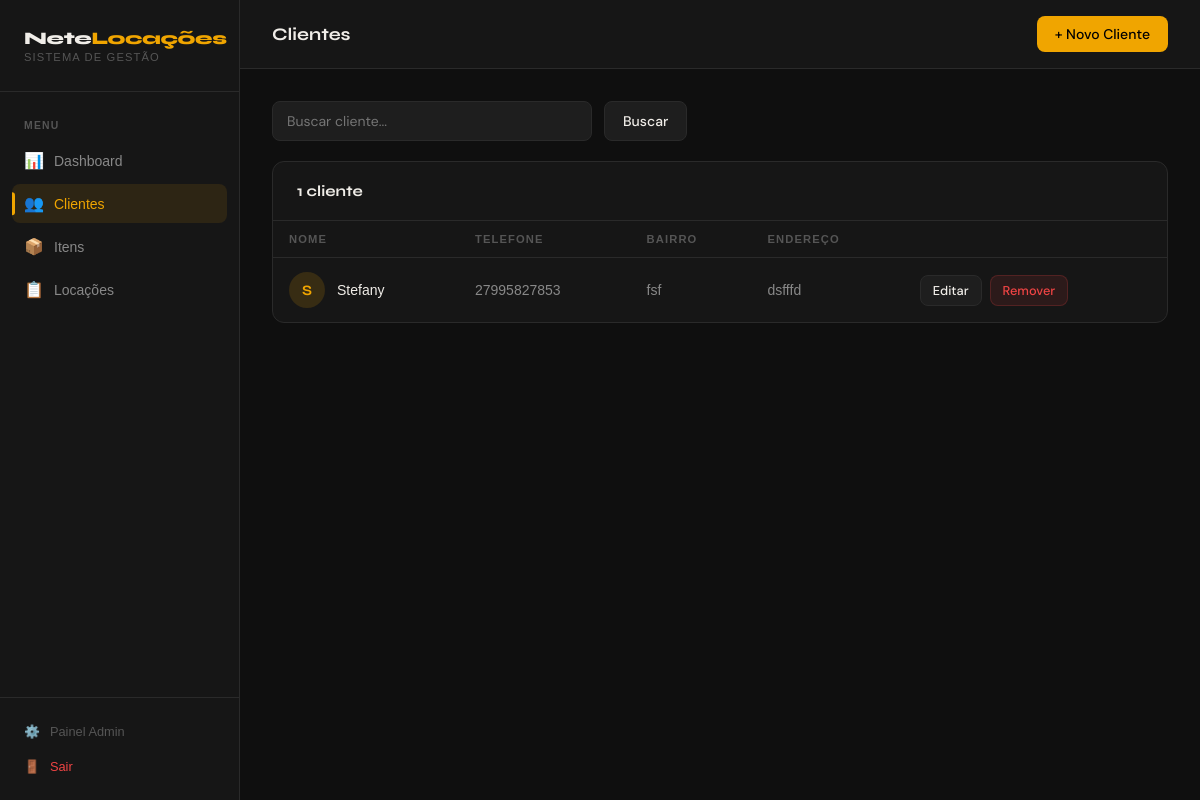
The page /clientes/ (signed in) on the database as committed earlier.
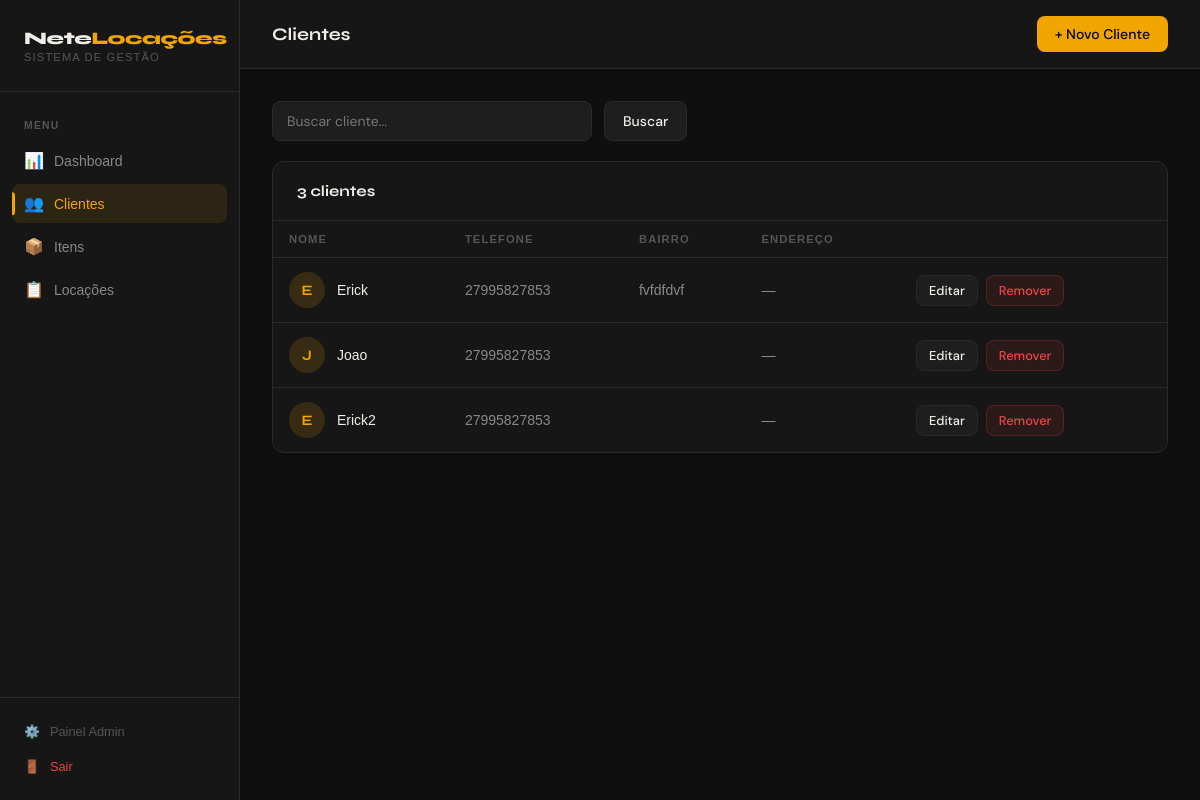
The same page on the database as committed later.
### cliente/models.py (models this page shows, shortened)
class Cliente(models.Model):
    nome = models.CharField(max_length=100, unique=True)
    telefone = models.CharField(max_length=15)
    bairro = models.CharField(max_length=100, blank=True)
    endereco = models.CharField(max_length=200, blank=True)
    cep = models.CharField(max_length=9, blank=True, null=True)
    class Meta:
        constraints = [
            models.UniqueConstraint(fields=['nome', 'telefone'], name='unique_cliente_nome_telefone')
        ]

### core/views.py (the view)
# urls.py: path('clientes/', views.clientes_list, name='clientes_list'),
@login_required
def clientes_list(request):
    q = request.GET.get('q', '')
    clientes = Cliente.objects.all()
    if q:
        clientes = clientes.filter(nome__icontains=q)
    return render(request, 'clientes/lista.html', {'clientes': clientes})

### templates/clientes/lista.html (shortened to what this page needs)
{% extends 'base/base.html' %}
{% block page_title %}Clientes{% endblock %}
{% block topbar_actions %}
    <a href="{% url 'cliente_criar' %}" class="btn btn-primary">+ Novo Cliente</a>
{% endblock %}
{% block content %}
<div class="search-bar">
    <form method="get" style="display:flex;gap:12px;width:100%">
        <input type="text" name="q" value="{{ request.GET.q }}" placeholder="Buscar cliente...">
        <button type="submit" class="btn btn-secondary">Buscar</button>
    </form>
</div>
<div class="card">
    <div class="card-header">
        <span class="card-title">{{ clientes.count }} cliente{{ clientes.count|pluralize }}</span>
    </div>
    <div class="table-wrap">
        {% if clientes %}
        <table>
            <thead>
                <tr>
                    <th>Nome</th>
                    <th>Telefone</th>
                    <th>Bairro</th>
                    <th>Endereço</th>
                    <th></th>
                </tr>
            </thead>
            <tbody>
                {% for cliente in clientes %}
                <tr>
                    <td>
                        <div class="cliente-info">
                            <div class="cliente-inicial">{{ cliente.nome|first|upper }}</div>
                            <div>
                                <div class="cliente-nome">{{ cliente.nome }}</div>
                            </div>
                        </div>
                    </td>
                    <td>{{ cliente.telefone }}</td>
                    <td>{{ cliente.bairro }}</td>
                    <td>{{ cliente.endereco|default:"—" }}</td>
                    <td>
                        <div class="td-actions">
                            <a href="{% url 'cliente_editar' cliente.pk %}" class="btn btn-secondary btn-sm">Editar</a>
                            <a href="{% url 'cliente_deletar' cliente.pk %}" class="btn btn-danger btn-sm">Remover</a>
                        </div>
                    </td>
                </tr>
                {% endfor %}
            </tbody>
        </table>
        {% endif %}
    </div>
</div>
{% endblock %}

Rows that differ between the two databases and show on the page:
removed Cliente: nome|first "S", nome "Stefany", telefone "27995827853", bairro "fsf", endereco "dsfffd"
added Cliente: nome|first "E", nome "Erick", telefone "27995827853", bairro "fvfdfdvf", endereco "—"
added Cliente: nome|first "J", nome "Joao", telefone "27995827853", endereco "—"
added Cliente: nome|first "E", nome "Erick2", telefone "27995827853", endereco "—"
Other text that changed with them:
{{ clientes.count }}: "1" → "3"
